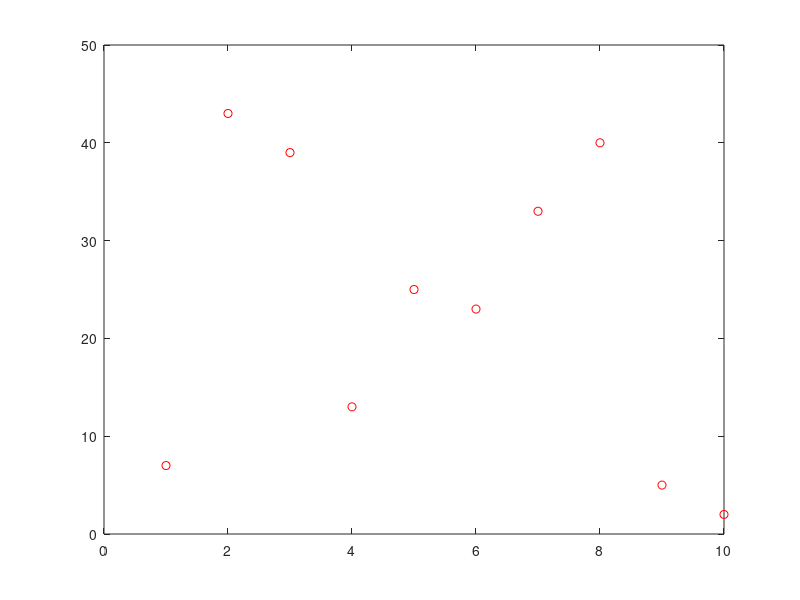

Source code (MATLAB): (Note: this script raises an error after producing the figure.)
%%% Introduction to programming with MATLAB
%%% Topic #5 - Visualizing data
%%% Objectives: Learn how to create line plots, histograms and bar plots, and how to adjust some graph's features
%%%
%%% Dimitris Voudouris, November 2024


% MATLAB offers several types of visualization options.
% We will start with simple point-data plots


%% Point-data plots
rng(1);                         % set the seed to 1, then we all have the same values
dummy = randi([1 50], 1, 10);   % create a random row vector with 10 integers between 1 and 50
% We use the command 'plot' in the following form:
% plot(input)
% So: 
plot(dummy(1))                  % plot the first value of the vector
% Oops, we do not see anything. This is because the default plotting marker is too small
% Let's choose a larger marker
plot(dummy(1), 'o')             % use a circle
% In other words: 
% plot(input, properties)       % help plot to see all details --we will cover several, but not all

% We now have a graphic. What do we see?
% First, a new window opened, named Figure 1
% Here, we see a single panel (set of x- and y-axes)
% In this panel we see that the single data point of our input variable is plotted at x = 1, y = dummy(1)
% x = 1 because our input (dummy(1)) contains a single value.
% Let's now plot the value(2)
plot(dummy(2), 'o')             % use again a circle
% Again, the value is plotted at x = 1 because again our input (dummy(2)) contains a single value
% What will happen if we plot the first 3 values?
plot(dummy(1:3), 'o')
% The first value is plotted at     x = 1, y = dummy(1)
% The second value is plotted at    x = 2, y = dummy(2)
% The third value is plotted at     x = 3, y = dummy(3)
% Similarly, we can plot all 10 values: 
plot(dummy, 'ro')                   % now use red circles

% Remember:
% plot(input, properties)
% The x-axis values correspond to the index position of your input's variable
% The y-axis values correspond to the actual value of the input

% Now that we saw the basis plotting principle, we can go on with some more meaningful data


%% Line plots
% Let's load the debt file
debt = readtable('teina230_spreadsheet.xlsx');

% Take the numerical values about Belgium (row 3)
debt_BEL = debt{3, 2:2:end};          % as column-input we give those columns that contain numerical elements
% Let's now plot Belgium's debt:
plot(debt_BEL)          
% x-axis represents the index positions of the elements in the variable debt_BEL
% y-axis represented the actual value of each element for each index position
% We can make the graph more informative
ylabel('debt (% GDP)')              % add a label along the y-axis
xlabel('time (a.u.)')               % and a label along the x-axis

% Let's now create some more variables for other countries
debt_BUL    = debt{4, 2:2:end};        % Bulgaria
debt_CZ     = debt{5, 2:2:end};        % Czechia
debt_DK     = debt{6, 2:2:end};        % Denmark
debt_GER    = debt{7, 2:2:end};        % Germany
debt_EST    = debt{8, 2:2:end};        % Estonia
debt_IRL    = debt{9, 2:2:end};        % Ireland
debt_GRE    = debt{10, 2:2:end};       % Greece

% Say, we now want to plot the data of Bulgaria
plot(debt_BUL, 'ro-')    % use a red line with circular markers 
% The previous plot about Belgium is now gone; Figure 1 has only the data about Bulgaria. 
% What if we want to plot two or more datasets in the same plot?
hold on                 % holds the current figure *on* and adds subsequent graphs
plot(debt_CZ, 'go-')    % plot the debt of Czechia in green circles connected with a green line
% We can set some graphic's properties:
ylim([0 50])            % sets the range of the y-axis values from 0 to 50
% Note the bracketing used (square brackets inside normal brackets)
% Also note that the smaller value is typed before the larger one. 
% *** This means that, when you want to set negative values along the y-axis, say 0 to -30, you should type ylim([-30 0]), and not ylim([0 -30]) *** 
xlim([0 13])            % same logic for x-axis
legend('BUL', 'CZ', 'location', 'best')             % the order is sensitive, if you would type legend('CZ', 'BUL') then the green data would appear as if they belonged to Bulgaria
plot(debt_BEL, 'bo-', 'DisplayName', 'BEL')         % plot also the data about Belgium...(details in a bit)
% There are two main points here:
% First, where are Belgium's data now?
%   Remember, we set the y-values between 0 and 50, what if Belgium has values outside this window?
%   Set the y-axis values to automatically fit the plotted data:
ylim auto                   % here we are

% Second, in newer MATLAB versions, adding another plot-command while *holding on* and while having set a legend
%   will auto-update the existing legend. However, because the legend will be updated with an odd name, 
%   we proactively define a DisplayName to set the name for that new data correctly

% Now plot the debt of Ireland without a DisplayName and see how the legend behaves
plot(debt_IRL, 'mo-')


%% Setting some properties related to the graphics
% We can add a grid to better tell differences between datapoints
grid on
axis square                     % will make the two axes have the same length
title('debt of some countries')
ylabel('debt (% GDP)'); xlabel('time (a.u.)')   
xticklabels( {''} )             % will repeat an empty field along each tick of your x-axis (so it will make the values along the x-axis disappear)

% Open a new figure:
figure(3)   
% Let's plot the debt of Estonia using 
%   - squares of the RGB color that will be defined in square brackets,
%   - a thickness of the squares equal to 2 arbitrary units,
%   - black color of the interior of the squares, and
%   - with each square having a size equal to 10 arbitrary units
plot(debt_EST, 's', 'color', [0.301, 0.745, 0.933], 'Linewidth', 2, ...
    'MarkerFaceColor', 'k', 'markersize', 10)

% Keep the latest used figure on and add a dashed line connecting the squares
% The line should have the RGB color defined in the square brackets
hold on; plot(debt_EST, ':', 'Color', [.5, .5, .5])
title(' debt of Estonia')
ylabel('debt (% GDP)'); xlabel('time (a.u.)')   
xlim([0 11])    % same logic for x-axis
xticklabels({''}) 
axis square

% Open figure 80 and plot...
figure(80)  
plot(debt_DK, 'rv-', 'markersize', 5); hold on  % the debt of Denmark
plot(debt_GER, 'm^-', 'Markersize', 5)          % and the plot of Germany
axis padded         % adds a margin between the plot and the plot box
close(80)   % now close figure 80 /// if you want to close several, but not all, figures do: close(input), e.g., close(1, 2, 89) means close figures 1, 2, and 89
close all   % and now close all open figures


%% Plot a complete matrix
% Let's now plot all data of our matrix
% When plotting matrices, MATLAB will plot each *column* in a separate line
% In the case of the current datafile, our interest is likely on how the debt of each country develops over time,
%   which means that we are interested in plotting each *row* in a separate line
% So, we want to plot row 1 with a specific color, row 2 with another color, etc.
% How to do so? Transpose the matrix, so row 1 becomes column 1...
plot(debt{:, 2:2:end}')       % all rows, columns 2-to-end ///note the accent after closing the curly bracket, which will transpose the matrix
hold on
title('all countries')
ylabel('debt (% GDP)'); xlabel('time (a.u.)')   
xticklabels({''}) 
axis square; axis padded

plot(debt{2, 2:2:end}, 'k', 'Linewidth', 4)     % highlight the timecourse of the second country, just for fun
% I chose to highlight this curve by setting it to black and choosing a line with thickness of 4 arbitrary units 


%% Histograms
% Another type of visuals are histograms
% These show you the frequency with which a certain value appears
% Open a new figure and plot a histogram of the debts of Belgium
figure; histogram(debt_BEL)
histogram(debt_BEL, 'Edgecolor', 'k', 'Facecolor', 'b', 'Linewidth', 2)     
% set the color of the bars to Blue, of the outlines to black (k), and
%   set the thickness of the outline to 2 arbitrary units
ylim([0 10])
% What does the histogram tell us?
% That there is one instance of values (debt as % of the GDP) between 90 and 100, five instances of values between 100 and 110, etc.


%% Bar graphs
figure;     % In a new figure, plot a bar graph with the debt of Germany
bar(debt_GER, 'Facecolor', [25/255 54/255 132/255], 'Edgecolor', [174/225, 127/255, 156/255], 'Linewidth', 2) 
% Each bar shows the debt for a given time. 
% The bar graph is similar to the line plot that we created earlier.
% Let's superimpose the line plot over the bar graph to confirm this.
hold on;   % Important :) 
plot(debt_GER, 'o-', 'Color', [112/255, 163/255, 79/255], 'LineWidth', 2)   
% Plotting in MATLAB typically requires normalised RGB color values (from 0 to 1). Instead of a value [255 255 255], it uses [1 1 1]. 
% So, I define the color triplets by dividing the RGB values by 255.

% We can plot two debts next to each other:
close all
bar([debt_GER, debt_GRE])   % first 10 bars belong to variable 1 (Germany), next 10 to variable 2 (Greece). Not quite a meaningful visualization
bar([debt_GER; debt_GRE])   % at x = 1, we plot the bars associated with the first row, at x = 2 we plot those associated with the other row. Quite similar as in the line above
bar([debt_GER', debt_GRE']) % at each x-index, there are 2 values, one per variable (first for Germany, second for Greece). This might be more informative


%% Take home messages - summary
% 1. Open and close a figure using the command 'figure(optional_number)', and 'close(optional_number)', respectively
% 2. Produce point-data plots and line-plots using the command 'plot'
%   plot(input, optional_properties)    ///help plot for more details
% 3. Produce histograms using the command 'histogram'
% 4. Produce bar graphs using the command 'bar'
% 5. Useful commands to set graphic properties:
%       ylim, xlim, ylabel, xlabel, xticklabels, yticklabels, title, legend, axis square, axis padded, axis equal, grid on
%       We can't cover all these in the seminar, so you should be at least aware of the commands and ideally try these commands out


%% The end

